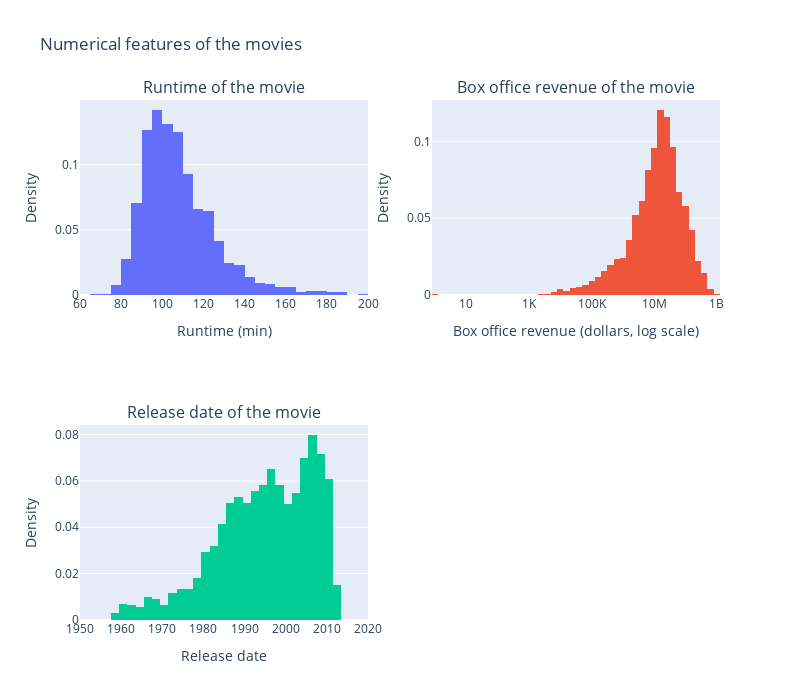

Notebook source saved alongside this figure:
### Code cell
# Updated version for histogram movies with subplot + logscale
movie_data_completed["movie_release_year"] = pd.to_datetime(movie_data_completed["movie_release_date"]).dt.year
columns = ["runtime", "box_office_revenue", "movie_release_year"]
titles = [
        "Runtime of the movie",
        "Box office revenue of the movie",
        "Release date of the movie",
]
labels = ["Runtime (min)", "Box office revenue (dollars, log scale)", "Release date"]
#log_scale = [False, True, False]

fig = make_subplots(rows=2, cols=2, subplot_titles=titles)

fig.add_trace(
    go.Histogram(x=movie_data_completed[columns[0]], 
                 nbinsx=50, histnorm='probability'), 
    row=1, col=1
)

fig.add_trace(
    go.Histogram(x=np.log10(movie_data_completed[columns[1]]), histnorm='probability', nbinsx=50),
    row=1, col=2
)

fig.add_trace(
    go.Histogram(x=movie_data_completed[columns[2]], histnorm='probability', nbinsx=50),
    row=2, col=1
)
# Customize the x-axis ticks for the first subplot
fig.update_xaxes(
    tickmode='linear',  # Use linear tick mode
    tick0=0,            # Start the ticks at 0
    dtick=20,           # Set the tick step to 20
    range=[60, 200],     # Limit the range of the x-axis to [0, 200]
    title_text=labels[0],
    row=1, col=1
)
fig.update_yaxes(title_text = 'Density', row=1, col=1)
fig.update_xaxes(
    tickvals=np.log10([10, 1e3, 1e5, 1e7, 1e9]),  # Log-transformed values
    ticktext=["10", "1K", "100K", "10M", "1B"],  # Original scale labels
    title_text=labels[1],
    row=1, col=2
)
fig.update_yaxes(title_text = 'Density', row=1, col=2)
fig.update_xaxes(
    tickmode='linear',      # Linear ticks for years
    dtick=10,                # Ticks every 5 years
    range=[1950, 2020],     # Set the range explicitly (as plain years)
    #tickformat=".0f",       # Force plain year formatting (e.g., 1980, 1985, ...)
    title_text=labels[2],
    row=2, col=1
)
fig.update_yaxes(title_text = 'Density', row=2, col=1)

fig.update_layout(height=700, width=800, showlegend=False, title_text="Numerical features of the movies")


# Show the figure
fig.show()
fig.write_html("movies_numeric_features.html")

### Figure 1 — Plotly figure (JSON) as saved in the notebook; plotly's stock layout.template omitted (floating-point values rounded to 4 significant figures; data arrays with more than 128 entries replaced by an {"elided": "..."} marker saying what was removed)
{"data": [{"histnorm": "probability", "nbinsx": 50, "type": "histogram", "x": {"elided": "3493 float values"}, "xaxis": "x", "yaxis": "y"}, {"histnorm": "probability", "nbinsx": 50, "type": "histogram", "x": {"elided": "3493 float values"}, "xaxis": "x2", "yaxis": "y2"}, {"histnorm": "probability", "nbinsx": 50, "type": "histogram", "x": {"elided": "3493 int values"}, "xaxis": "x3", "yaxis": "y3"}], "layout": {"annotations": [{"font": {"size": 16}, "showarrow": false, "text": "Runtime of the movie", "x": 0.225, "xanchor": "center", "xref": "paper", "y": 1, "yanchor": "bottom", "yref": "paper"}, {"font": {"size": 16}, "showarrow": false, "text": "Box office revenue of the movie", "x": 0.775, "xanchor": "center", "xref": "paper", "y": 1, "yanchor": "bottom", "yref": "paper"}, {"font": {"size": 16}, "showarrow": false, "text": "Release date of the movie", "x": 0.225, "xanchor": "center", "xref": "paper", "y": 0.375, "yanchor": "bottom", "yref": "paper"}], "height": 700, "showlegend": false, "title": {"text": "Numerical features of the movies"}, "width": 800, "xaxis": {"anchor": "y", "domain": [0, 0.45], "dtick": 20, "range": [60, 200], "tick0": 0, "tickmode": "linear", "title": {"text": "Runtime (min)"}}, "xaxis2": {"anchor": "y2", "domain": [0.55, 1], "ticktext": ["10", "1K", "100K", "10M", "1B"], "tickvals": [1, 3, 5, 7, 9], "title": {"text": "Box office revenue (dollars, log scale)"}}, "xaxis3": {"anchor": "y3", "domain": [0, 0.45], "dtick": 10, "range": [1950, 2020], "tickmode": "linear", "title": {"text": "Release date"}}, "xaxis4": {"anchor": "y4", "domain": [0.55, 1]}, "yaxis": {"anchor": "x", "domain": [0.625, 1], "title": {"text": "Density"}}, "yaxis2": {"anchor": "x2", "domain": [0.625, 1], "title": {"text": "Density"}}, "yaxis3": {"anchor": "x3", "domain": [0, 0.375], "title": {"text": "Density"}}, "yaxis4": {"anchor": "x4", "domain": [0, 0.375]}}}
